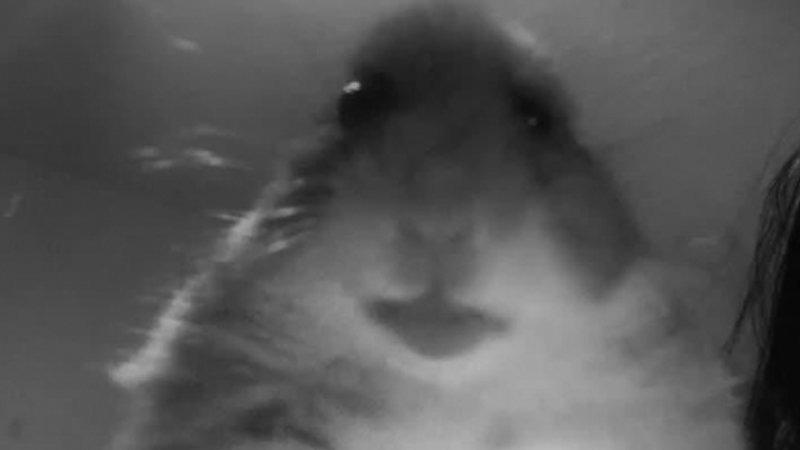
#> input picture 2/img/hamster-bw.jpg, 800 x 450 px
$ python binarization.py
#> lines starting #> are read from the running program, lines starting #| are printed output that depends on the picture; after the words box and inside, x2 and y2 are one past the last pixel; in counts of white or black regions, pixels touching at a corner belong together
import numpy as np
import matplotlib.pyplot as plt
import cv2

threshold_value = 127
maximum_value = 255

image = cv2.imread('img/hamster-bw.jpg', 0)
#> image is the input picture: shape (450, 800); min 4, max 183, mean 85.8

_, binary = cv2.threshold(
    image,
    threshold_value,
    maximum_value,
    cv2.THRESH_BINARY
)
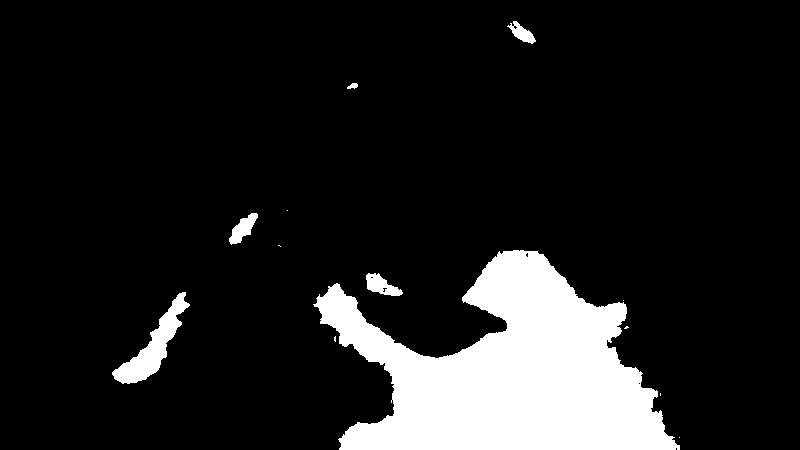
#> binary: shape (450, 800); 12.2% white; 13 white regions (7 under 20 px), largest, box (x1, y1, x2, y2) and area: (313, 250, 680, 450) 40527, (112, 292, 190, 384) 2135, (366, 273, 403, 296) 470, (229, 213, 258, 245) 446, (507, 21, 536, 44) 298, (347, 83, 358, 89) 45

plt.figure(figsize=(10, 4))

plt.subplot(1, 2, 1)
plt.imshow(image, cmap="gray")
plt.title("Original grayscale")
plt.axis("off")

plt.subplot(1, 2, 2)
plt.imshow(binary, cmap="gray")
plt.title("Binary image")
plt.axis("off")

plt.tight_layout()
plt.show()
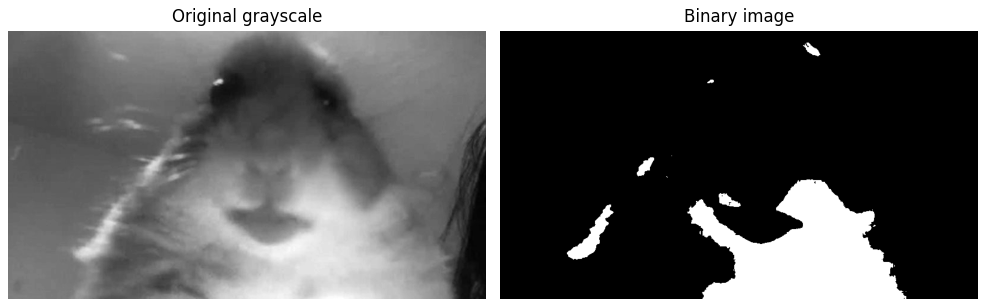
#> figure drawn by matplotlib, 2 panels

cv2.imwrite("binary.png", binary)
